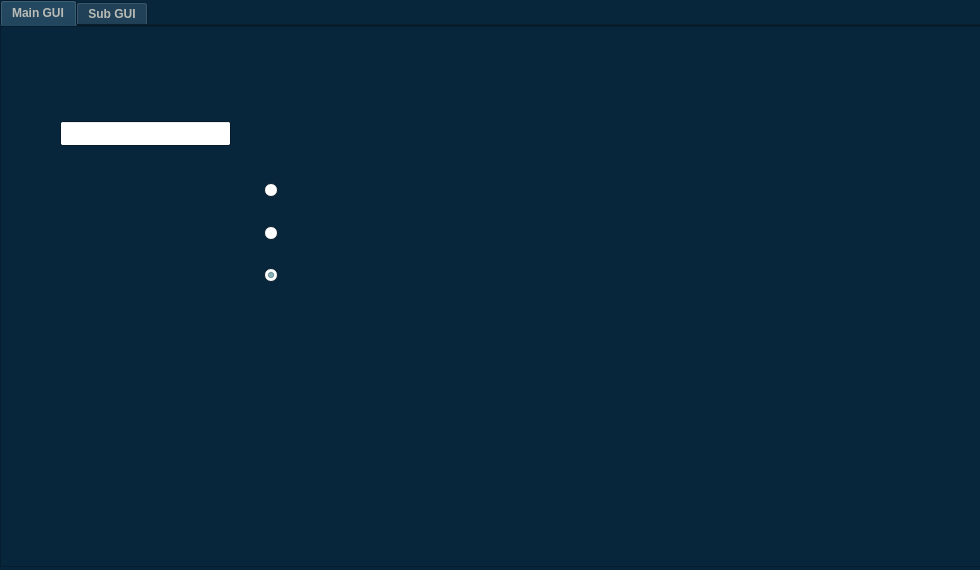
<?xml version="1.0" encoding="UTF-8"?>
<ui version="4.0">
 <class>MainWindow</class>
 <widget class="QMainWindow" name="MainWindow">
  <property name="geometry">
   <rect>
    <x>0</x>
    <y>0</y>
    <width>980</width>
    <height>570</height>
   </rect>
  </property>
  <property name="windowTitle">
   <string>MainWindow</string>
  </property>
  <property name="toolButtonStyle">
   <enum>Qt::ToolButtonFollowStyle</enum>
  </property>
  <property name="documentMode">
   <bool>false</bool>
  </property>
  <property name="dockNestingEnabled">
   <bool>true</bool>
  </property>
  <widget class="QWidget" name="centralwidget">
   <widget class="QTabWidget" name="tabWidget">
    <property name="geometry">
     <rect>
      <x>0</x>
      <y>0</y>
      <width>981</width>
      <height>581</height>
     </rect>
    </property>
    <property name="palette">
     <palette>
      <active>
       <colorrole role="WindowText">
        <brush brushstyle="SolidPattern">
         <color alpha="255">
          <red>186</red>
          <green>189</green>
          <blue>182</blue>
         </color>
        </brush>
       </colorrole>
       <colorrole role="Button">
        <brush brushstyle="SolidPattern">
         <color alpha="255">
          <red>11</red>
          <green>48</green>
          <blue>73</blue>
         </color>
        </brush>
       </colorrole>
       <colorrole role="Light">
        <brush brushstyle="SolidPattern">
         <color alpha="255">
          <red>11</red>
          <green>25</green>
          <blue>36</blue>
         </color>
        </brush>
       </colorrole>
       <colorrole role="Text">
        <brush brushstyle="SolidPattern">
         <color alpha="255">
          <red>106</red>
          <green>165</green>
          <blue>174</blue>
         </color>
        </brush>
       </colorrole>
       <colorrole role="ButtonText">
        <brush brushstyle="SolidPattern">
         <color alpha="255">
          <red>106</red>
          <green>165</green>
          <blue>174</blue>
         </color>
        </brush>
       </colorrole>
       <colorrole role="Base">
        <brush brushstyle="SolidPattern">
         <color alpha="255">
          <red>255</red>
          <green>255</green>
          <blue>255</blue>
         </color>
        </brush>
       </colorrole>
       <colorrole role="Window">
        <brush brushstyle="SolidPattern">
         <color alpha="255">
          <red>7</red>
          <green>38</green>
          <blue>59</blue>
         </color>
        </brush>
       </colorrole>
       <colorrole role="NoRole">
        <brush brushstyle="SolidPattern">
         <color alpha="255">
          <red>138</red>
          <green>226</green>
          <blue>52</blue>
         </color>
        </brush>
       </colorrole>
       <colorrole role="ToolTipText">
        <brush brushstyle="SolidPattern">
         <color alpha="255">
          <red>106</red>
          <green>165</green>
          <blue>174</blue>
         </color>
        </brush>
       </colorrole>
       <colorrole role="PlaceholderText">
        <brush brushstyle="SolidPattern">
         <color alpha="128">
          <red>106</red>
          <green>165</green>
          <blue>174</blue>
         </color>
        </brush>
       </colorrole>
      </active>
      <inactive>
       <colorrole role="WindowText">
        <brush brushstyle="SolidPattern">
         <color alpha="255">
          <red>186</red>
          <green>189</green>
          <blue>182</blue>
         </color>
        </brush>
       </colorrole>
       <colorrole role="Button">
        <brush brushstyle="SolidPattern">
         <color alpha="255">
          <red>11</red>
          <green>48</green>
          <blue>73</blue>
         </color>
        </brush>
       </colorrole>
       <colorrole role="Light">
        <brush brushstyle="SolidPattern">
         <color alpha="255">
          <red>11</red>
          <green>25</green>
          <blue>36</blue>
         </color>
        </brush>
       </colorrole>
       <colorrole role="Text">
        <brush brushstyle="SolidPattern">
         <color alpha="255">
          <red>106</red>
          <green>165</green>
          <blue>174</blue>
         </color>
        </brush>
       </colorrole>
       <colorrole role="ButtonText">
        <brush brushstyle="SolidPattern">
         <color alpha="255">
          <red>106</red>
          <green>165</green>
          <blue>174</blue>
         </color>
        </brush>
       </colorrole>
       <colorrole role="Base">
        <brush brushstyle="SolidPattern">
         <color alpha="255">
          <red>255</red>
          <green>255</green>
          <blue>255</blue>
         </color>
        </brush>
       </colorrole>
       <colorrole role="Window">
        <brush brushstyle="SolidPattern">
         <color alpha="255">
          <red>7</red>
          <green>38</green>
          <blue>59</blue>
         </color>
        </brush>
       </colorrole>
       <colorrole role="NoRole">
        <brush brushstyle="SolidPattern">
         <color alpha="255">
          <red>138</red>
          <green>226</green>
          <blue>52</blue>
         </color>
        </brush>
       </colorrole>
       <colorrole role="ToolTipText">
        <brush brushstyle="SolidPattern">
         <color alpha="255">
          <red>106</red>
          <green>165</green>
          <blue>174</blue>
         </color>
        </brush>
       </colorrole>
       <colorrole role="PlaceholderText">
        <brush brushstyle="SolidPattern">
         <color alpha="128">
          <red>106</red>
          <green>165</green>
          <blue>174</blue>
         </color>
        </brush>
       </colorrole>
      </inactive>
      <disabled>
       <colorrole role="WindowText">
        <brush brushstyle="SolidPattern">
         <color alpha="255">
          <red>190</red>
          <green>190</green>
          <blue>190</blue>
         </color>
        </brush>
       </colorrole>
       <colorrole role="Button">
        <brush brushstyle="SolidPattern">
         <color alpha="255">
          <red>11</red>
          <green>48</green>
          <blue>73</blue>
         </color>
        </brush>
       </colorrole>
       <colorrole role="Light">
        <brush brushstyle="SolidPattern">
         <color alpha="255">
          <red>11</red>
          <green>25</green>
          <blue>36</blue>
         </color>
        </brush>
       </colorrole>
       <colorrole role="Text">
        <brush brushstyle="SolidPattern">
         <color alpha="255">
          <red>190</red>
          <green>190</green>
          <blue>190</blue>
         </color>
        </brush>
       </colorrole>
       <colorrole role="ButtonText">
        <brush brushstyle="SolidPattern">
         <color alpha="255">
          <red>190</red>
          <green>190</green>
          <blue>190</blue>
         </color>
        </brush>
       </colorrole>
       <colorrole role="Base">
        <brush brushstyle="SolidPattern">
         <color alpha="255">
          <red>7</red>
          <green>38</green>
          <blue>59</blue>
         </color>
        </brush>
       </colorrole>
       <colorrole role="Window">
        <brush brushstyle="SolidPattern">
         <color alpha="255">
          <red>7</red>
          <green>38</green>
          <blue>59</blue>
         </color>
        </brush>
       </colorrole>
       <colorrole role="NoRole">
        <brush brushstyle="SolidPattern">
         <color alpha="255">
          <red>138</red>
          <green>226</green>
          <blue>52</blue>
         </color>
        </brush>
       </colorrole>
       <colorrole role="ToolTipText">
        <brush brushstyle="SolidPattern">
         <color alpha="255">
          <red>106</red>
          <green>165</green>
          <blue>174</blue>
         </color>
        </brush>
       </colorrole>
       <colorrole role="PlaceholderText">
        <brush brushstyle="SolidPattern">
         <color alpha="128">
          <red>0</red>
          <green>0</green>
          <blue>0</blue>
         </color>
        </brush>
       </colorrole>
      </disabled>
     </palette>
    </property>
    <property name="font">
     <font>
      <weight>75</weight>
      <bold>true</bold>
      <strikeout>false</strikeout>
     </font>
    </property>
    <property name="acceptDrops">
     <bool>false</bool>
    </property>
    <property name="autoFillBackground">
     <bool>true</bool>
    </property>
    <property name="styleSheet">
     <string notr="true"/>
    </property>
    <property name="tabPosition">
     <enum>QTabWidget::North</enum>
    </property>
    <property name="tabShape">
     <enum>QTabWidget::Rounded</enum>
    </property>
    <property name="currentIndex">
     <number>0</number>
    </property>
    <property name="elideMode">
     <enum>Qt::ElideMiddle</enum>
    </property>
    <property name="documentMode">
     <bool>true</bool>
    </property>
    <property name="tabsClosable">
     <bool>false</bool>
    </property>
    <property name="movable">
     <bool>false</bool>
    </property>
    <property name="tabBarAutoHide">
     <bool>false</bool>
    </property>
    <widget class="QWidget" name="MainGUI">
     <property name="palette">
      <palette>
       <active/>
       <inactive/>
       <disabled/>
      </palette>
     </property>
     <property name="layoutDirection">
      <enum>Qt::LeftToRight</enum>
     </property>
     <property name="inputMethodHints">
      <set>Qt::ImhUppercaseOnly</set>
     </property>
     <attribute name="title">
      <string>Main GUI</string>
     </attribute>
     <widget class="QLabel" name="mainGU_background">
      <property name="geometry">
       <rect>
        <x>0</x>
        <y>0</y>
        <width>981</width>
        <height>541</height>
       </rect>
      </property>
      <property name="frameShape">
       <enum>QFrame::StyledPanel</enum>
      </property>
      <property name="frameShadow">
       <enum>QFrame::Raised</enum>
      </property>
      <property name="lineWidth">
       <number>6</number>
      </property>
      <property name="text">
       <string/>
      </property>
      <property name="pixmap">
       <pixmap resource="Background+fixedstuff.qrc">:/newPrefix/Background+fixedstuff.png</pixmap>
      </property>
      <property name="scaledContents">
       <bool>true</bool>
      </property>
      <property name="wordWrap">
       <bool>false</bool>
      </property>
      <property name="openExternalLinks">
       <bool>false</bool>
      </property>
     </widget>
     <widget class="QPushButton" name="pushButton">
      <property name="geometry">
       <rect>
        <x>110</x>
        <y>124</y>
        <width>75</width>
        <height>20</height>
       </rect>
      </property>
      <property name="cursor">
       <cursorShape>PointingHandCursor</cursorShape>
      </property>
      <property name="text">
       <string/>
      </property>
      <property name="autoDefault">
       <bool>false</bool>
      </property>
      <property name="default">
       <bool>false</bool>
      </property>
      <property name="flat">
       <bool>true</bool>
      </property>
     </widget>
     <widget class="QPushButton" name="pushButton_2">
      <property name="geometry">
       <rect>
        <x>178</x>
        <y>160</y>
        <width>14</width>
        <height>26</height>
       </rect>
      </property>
      <property name="cursor">
       <cursorShape>PointingHandCursor</cursorShape>
      </property>
      <property name="text">
       <string/>
      </property>
      <property name="flat">
       <bool>true</bool>
      </property>
     </widget>
     <widget class="QLineEdit" name="lineEdit">
      <property name="geometry">
       <rect>
        <x>60</x>
        <y>95</y>
        <width>171</width>
        <height>25</height>
       </rect>
      </property>
      <property name="alignment">
       <set>Qt::AlignCenter</set>
      </property>
     </widget>
     <widget class="QRadioButton" name="normal_moce_button">
      <property name="geometry">
       <rect>
        <x>264</x>
        <y>153</y>
        <width>16</width>
        <height>23</height>
       </rect>
      </property>
      <property name="text">
       <string/>
      </property>
     </widget>
     <widget class="QRadioButton" name="auto_mode_button">
      <property name="geometry">
       <rect>
        <x>264</x>
        <y>196</y>
        <width>16</width>
        <height>23</height>
       </rect>
      </property>
      <property name="text">
       <string/>
      </property>
     </widget>
     <widget class="QRadioButton" name="off_mode_button">
      <property name="geometry">
       <rect>
        <x>264</x>
        <y>238</y>
        <width>16</width>
        <height>23</height>
       </rect>
      </property>
      <property name="text">
       <string/>
      </property>
      <property name="checked">
       <bool>true</bool>
      </property>
     </widget>
     <widget class="QLabel" name="m2_down">
      <property name="geometry">
       <rect>
        <x>603</x>
        <y>112</y>
        <width>41</width>
        <height>41</height>
       </rect>
      </property>
      <property name="text">
       <string/>
      </property>
      <property name="pixmap">
       <pixmap>-45.png</pixmap>
      </property>
      <property name="scaledContents">
       <bool>true</bool>
      </property>
     </widget>
     <widget class="QLabel" name="m5_down">
      <property name="geometry">
       <rect>
        <x>708</x>
        <y>174</y>
        <width>41</width>
        <height>41</height>
       </rect>
      </property>
      <property name="text">
       <string/>
      </property>
      <property name="pixmap">
       <pixmap>-90.png</pixmap>
      </property>
      <property name="scaledContents">
       <bool>true</bool>
      </property>
     </widget>
     <widget class="QLabel" name="m4_down">
      <property name="geometry">
       <rect>
        <x>580</x>
        <y>232</y>
        <width>41</width>
        <height>41</height>
       </rect>
      </property>
      <property name="text">
       <string/>
      </property>
      <property name="pixmap">
       <pixmap>-135.png</pixmap>
      </property>
      <property name="scaledContents">
       <bool>true</bool>
      </property>
     </widget>
     <widget class="QLabel" name="m1_up">
      <property name="geometry">
       <rect>
        <x>450</x>
        <y>90</y>
        <width>41</width>
        <height>41</height>
       </rect>
      </property>
      <property name="text">
       <string/>
      </property>
      <property name="pixmap">
       <pixmap>45.png</pixmap>
      </property>
      <property name="scaledContents">
       <bool>true</bool>
      </property>
     </widget>
     <widget class="QLabel" name="m5_up">
      <property name="geometry">
       <rect>
        <x>707</x>
        <y>143</y>
        <width>41</width>
        <height>41</height>
       </rect>
      </property>
      <property name="text">
       <string/>
      </property>
      <property name="pixmap">
       <pixmap>90.png</pixmap>
      </property>
      <property name="scaledContents">
       <bool>true</bool>
      </property>
     </widget>
     <widget class="QLabel" name="m3_up">
      <property name="geometry">
       <rect>
        <x>430</x>
        <y>214</y>
        <width>41</width>
        <height>41</height>
       </rect>
      </property>
      <property name="text">
       <string/>
      </property>
      <property name="pixmap">
       <pixmap>135.png</pixmap>
      </property>
      <property name="scaledContents">
       <bool>true</bool>
      </property>
     </widget>
     <widget class="QLabel" name="m6_up">
      <property name="geometry">
       <rect>
        <x>850</x>
        <y>144</y>
        <width>41</width>
        <height>41</height>
       </rect>
      </property>
      <property name="text">
       <string/>
      </property>
      <property name="pixmap">
       <pixmap>90.png</pixmap>
      </property>
      <property name="scaledContents">
       <bool>true</bool>
      </property>
     </widget>
     <widget class="QLabel" name="m6_down">
      <property name="geometry">
       <rect>
        <x>850</x>
        <y>174</y>
        <width>41</width>
        <height>41</height>
       </rect>
      </property>
      <property name="text">
       <string/>
      </property>
      <property name="pixmap">
       <pixmap>-90.png</pixmap>
      </property>
      <property name="scaledContents">
       <bool>true</bool>
      </property>
     </widget>
     <widget class="QLabel" name="dcmotor_up">
      <property name="geometry">
       <rect>
        <x>187</x>
        <y>186</y>
        <width>39</width>
        <height>36</height>
       </rect>
      </property>
      <property name="text">
       <string/>
      </property>
      <property name="pixmap">
       <pixmap>90.png</pixmap>
      </property>
      <property name="scaledContents">
       <bool>true</bool>
      </property>
     </widget>
     <widget class="QLabel" name="dcmotor_down">
      <property name="geometry">
       <rect>
        <x>171</x>
        <y>187</y>
        <width>35</width>
        <height>35</height>
       </rect>
      </property>
      <property name="text">
       <string/>
      </property>
      <property name="pixmap">
       <pixmap>-90.png</pixmap>
      </property>
      <property name="scaledContents">
       <bool>true</bool>
      </property>
     </widget>
     <widget class="QLabel" name="gripperclosing_left">
      <property name="geometry">
       <rect>
        <x>169</x>
        <y>220</y>
        <width>27</width>
        <height>31</height>
       </rect>
      </property>
      <property name="text">
       <string/>
      </property>
      <property name="pixmap">
       <pixmap>gripperbarrowleft.png</pixmap>
      </property>
      <property name="scaledContents">
       <bool>true</bool>
      </property>
     </widget>
     <widget class="QLabel" name="m2_up">
      <property name="geometry">
       <rect>
        <x>580</x>
        <y>90</y>
        <width>41</width>
        <height>41</height>
       </rect>
      </property>
      <property name="text">
       <string/>
      </property>
      <property name="pixmap">
       <pixmap>135.png</pixmap>
      </property>
      <property name="scaledContents">
       <bool>true</bool>
      </property>
     </widget>
     <widget class="QLabel" name="m1_down">
      <property name="geometry">
       <rect>
        <x>432</x>
        <y>108</y>
        <width>41</width>
        <height>41</height>
       </rect>
      </property>
      <property name="text">
       <string/>
      </property>
      <property name="pixmap">
       <pixmap>-135.png</pixmap>
      </property>
      <property name="scaledContents">
       <bool>true</bool>
      </property>
     </widget>
     <widget class="QLabel" name="m3_down">
      <property name="geometry">
       <rect>
        <x>452</x>
        <y>236</y>
        <width>41</width>
        <height>41</height>
       </rect>
      </property>
      <property name="text">
       <string/>
      </property>
      <property name="pixmap">
       <pixmap>-45.png</pixmap>
      </property>
      <property name="scaledContents">
       <bool>true</bool>
      </property>
     </widget>
     <widget class="QLabel" name="m4_up">
      <property name="geometry">
       <rect>
        <x>598</x>
        <y>214</y>
        <width>41</width>
        <height>41</height>
       </rect>
      </property>
      <property name="text">
       <string/>
      </property>
      <property name="pixmap">
       <pixmap>45.png</pixmap>
      </property>
      <property name="scaledContents">
       <bool>true</bool>
      </property>
     </widget>
     <widget class="QLabel" name="gripperclosing_right">
      <property name="geometry">
       <rect>
        <x>196</x>
        <y>220</y>
        <width>27</width>
        <height>31</height>
       </rect>
      </property>
      <property name="text">
       <string/>
      </property>
      <property name="pixmap">
       <pixmap>gripperbarrowright.png</pixmap>
      </property>
      <property name="scaledContents">
       <bool>true</bool>
      </property>
     </widget>
     <widget class="QLabel" name="gripperopen_left">
      <property name="geometry">
       <rect>
        <x>175</x>
        <y>227</y>
        <width>26</width>
        <height>31</height>
       </rect>
      </property>
      <property name="text">
       <string/>
      </property>
      <property name="pixmap">
       <pixmap>grippersarrowleft.png</pixmap>
      </property>
      <property name="scaledContents">
       <bool>true</bool>
      </property>
     </widget>
     <widget class="QLabel" name="gripperopen_right">
      <property name="geometry">
       <rect>
        <x>190</x>
        <y>227</y>
        <width>26</width>
        <height>31</height>
       </rect>
      </property>
      <property name="text">
       <string/>
      </property>
      <property name="pixmap">
       <pixmap>grippersarrowright.png</pixmap>
      </property>
      <property name="scaledContents">
       <bool>true</bool>
      </property>
     </widget>
     <widget class="QLabel" name="raspberry_state">
      <property name="geometry">
       <rect>
        <x>192</x>
        <y>64</y>
        <width>41</width>
        <height>41</height>
       </rect>
      </property>
      <property name="text">
       <string/>
      </property>
      <property name="pixmap">
       <pixmap>Yello Dot.png</pixmap>
      </property>
      <property name="scaledContents">
       <bool>true</bool>
      </property>
     </widget>
     <widget class="QLabel" name="jostick_state">
      <property name="geometry">
       <rect>
        <x>188</x>
        <y>153</y>
        <width>41</width>
        <height>41</height>
       </rect>
      </property>
      <property name="text">
       <string/>
      </property>
      <property name="pixmap">
       <pixmap>Yello Dot.png</pixmap>
      </property>
      <property name="scaledContents">
       <bool>true</bool>
      </property>
     </widget>
     <widget class="QLabel" name="vertical_gripper_state">
      <property name="geometry">
       <rect>
        <x>161</x>
        <y>252</y>
        <width>31</width>
        <height>31</height>
       </rect>
      </property>
      <property name="text">
       <string/>
      </property>
      <property name="pixmap">
       <pixmap>Yello Dot.png</pixmap>
      </property>
      <property name="scaledContents">
       <bool>true</bool>
      </property>
     </widget>
     <widget class="QLabel" name="horizontal_gripper_state">
      <property name="geometry">
       <rect>
        <x>112</x>
        <y>252</y>
        <width>31</width>
        <height>31</height>
       </rect>
      </property>
      <property name="text">
       <string/>
      </property>
      <property name="pixmap">
       <pixmap>Yello Dot.png</pixmap>
      </property>
      <property name="scaledContents">
       <bool>true</bool>
      </property>
     </widget>
    </widget>
    <widget class="QWidget" name="subGUI">
     <attribute name="title">
      <string>Sub GUI</string>
     </attribute>
     <widget class="QLabel" name="subGUI_background">
      <property name="geometry">
       <rect>
        <x>0</x>
        <y>0</y>
        <width>981</width>
        <height>541</height>
       </rect>
      </property>
      <property name="frameShape">
       <enum>QFrame::StyledPanel</enum>
      </property>
      <property name="frameShadow">
       <enum>QFrame::Raised</enum>
      </property>
      <property name="lineWidth">
       <number>6</number>
      </property>
      <property name="text">
       <string/>
      </property>
      <property name="pixmap">
       <pixmap resource="Background+fixedstuff.qrc">:/vision_tab/vision_tab.png</pixmap>
      </property>
      <property name="scaledContents">
       <bool>true</bool>
      </property>
      <property name="wordWrap">
       <bool>false</bool>
      </property>
      <property name="openExternalLinks">
       <bool>false</bool>
      </property>
     </widget>
     <widget class="QPushButton" name="camera_1_button">
      <property name="geometry">
       <rect>
        <x>168</x>
        <y>99</y>
        <width>151</width>
        <height>31</height>
       </rect>
      </property>
      <property name="cursor">
       <cursorShape>PointingHandCursor</cursorShape>
      </property>
      <property name="inputMethodHints">
       <set>Qt::ImhNone</set>
      </property>
      <property name="text">
       <string/>
      </property>
      <property name="flat">
       <bool>true</bool>
      </property>
     </widget>
     <widget class="QPushButton" name="camera_2_button">
      <property name="geometry">
       <rect>
        <x>412</x>
        <y>98</y>
        <width>151</width>
        <height>31</height>
       </rect>
      </property>
      <property name="cursor">
       <cursorShape>PointingHandCursor</cursorShape>
      </property>
      <property name="inputMethodHints">
       <set>Qt::ImhNone</set>
      </property>
      <property name="text">
       <string/>
      </property>
      <property name="flat">
       <bool>true</bool>
      </property>
     </widget>
     <widget class="QPushButton" name="camera_3_button">
      <property name="geometry">
       <rect>
        <x>666</x>
        <y>98</y>
        <width>151</width>
        <height>31</height>
       </rect>
      </property>
      <property name="cursor">
       <cursorShape>PointingHandCursor</cursorShape>
      </property>
      <property name="inputMethodHints">
       <set>Qt::ImhNone</set>
      </property>
      <property name="text">
       <string/>
      </property>
      <property name="flat">
       <bool>true</bool>
      </property>
     </widget>
    </widget>
   </widget>
  </widget>
 </widget>
 <resources>
  <include location="Background+fixedstuff.qrc"/>
 </resources>
 <connections/>
</ui>
